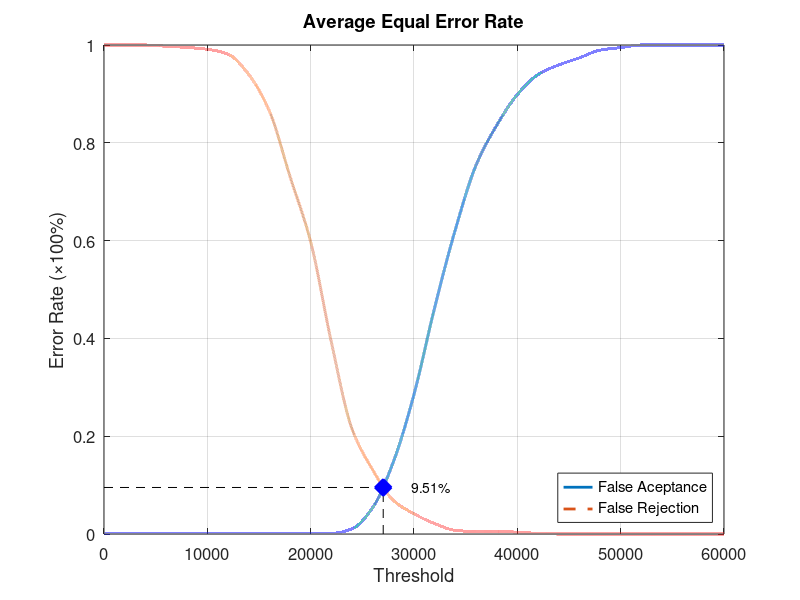
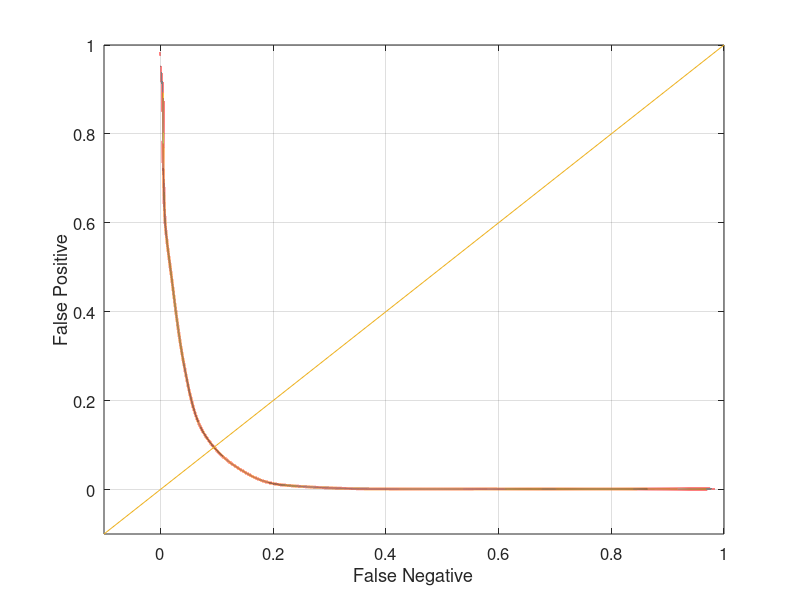

The MATLAB source for these figures, in order:
function yEER = Experiment5Average
close all;
clear;
clc;
x = 0:2000:60000;
xq = 0:0.5:60000;

y0 = [0 0.00131579 0.00131579 0.00131579 0.00131579 0.00131579 0.00131579 0.00131579 0.00131579 0.00131579 0.00131579 0.00131579 0.0105263 0.0539474 0.147368 0.285526 0.463158 0.622368 0.753947 0.835526 0.898684 0.939474 0.959211 0.973684 0.989474 0.994737 1 1 1 1 1];
yy0 = interp1(x, y0, xq, 'pchip');
y1 = [1 1 1 0.9975 0.995 0.99125 0.98125 0.94 0.865 0.73125 0.5975 0.3925 0.215 0.13125 0.06875 0.04125 0.02125 0.0075 0.005 0.005 0.00375 0.00125 0 0 0 0 0 0 0 0 0];
yy1 = interp1(x, y1, xq, 'pchip');

% Calculating EER: 
y2 = abs(y0 - y1);
find(y2 == min(y2))
yy2 = abs(yy0 - yy1);
xEER = find(yy2 == min(yy2));
xEERIndex = xq(xEER) % X-axis EER
yEER = yy0(xEER) % Y-axis EER

main = figure
plot(xq, yy0,'-','LineWidth', 2);	hold on
plot(xq, yy1,'--','LineWidth', 2);	hold on
plot([xEERIndex xEERIndex], [0 yEER], 'k--');	hold on
plot([0 xEERIndex], [yEER yEER], 'k--');	hold on
plot(xEERIndex, yEER, 'bx', 'LineWidth', 10);	hold on
text(xEERIndex + 10 * xEERIndex / 100, yEER, [num2str(round((10000 * yEER)) / 100) '%'])
legend('False Aceptance', 'False Rejection', 'Location', 'SouthEast')
xlabel('Threshold')
ylabel('Error Rate (\times100%)')
title('Average Equal Error Rate')
set(gca, 'FontSize', 12)
axis([0 60000 0 1])
grid on

print(main, 'Experiment5AverageMain', '-dpng');
FNRxFPR = figure('Color', [1 1 1]);
plot(yy1, yy0, '-', yy1, yy0, 'LineWidth', 2);
hold on
y = -0.1:0.1:1
plot(y, y); 
set(gca, 'FontSize', 12)
xlabel('False Negative')
ylabel('False Positive')
axis([-0.1 1 -0.1 1])
set(gca, 'FontSize', 12)
grid on

print(FNRxFPR, 'Experiment5AverageFNRxFPR','-dpng');
end
